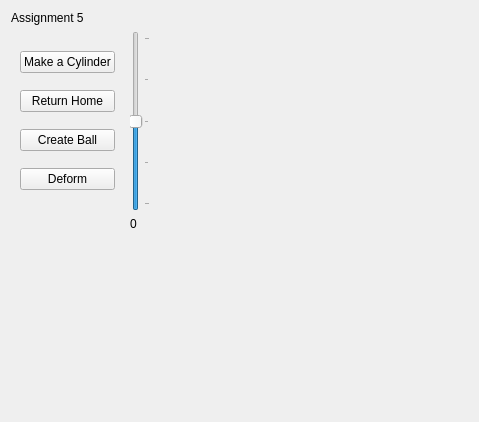
<?xml version="1.0" encoding="UTF-8"?>
<ui version="4.0">
 <class>Form</class>
 <widget class="QWidget" name="Form">
  <property name="geometry">
   <rect>
    <x>0</x>
    <y>0</y>
    <width>479</width>
    <height>422</height>
   </rect>
  </property>
  <property name="windowTitle">
   <string>Form</string>
  </property>
  <layout class="QGridLayout" name="gridLayout">
   <item row="1" column="3">
    <spacer name="horizontalSpacer">
     <property name="orientation">
      <enum>Qt::Horizontal</enum>
     </property>
     <property name="sizeHint" stdset="0">
      <size>
       <width>439</width>
       <height>20</height>
      </size>
     </property>
    </spacer>
   </item>
   <item row="1" column="0">
    <widget class="QWidget" name="controlsBox" native="true">
     <layout class="QVBoxLayout" name="verticalLayout">
      <item>
       <widget class="QPushButton" name="exampleBtn">
        <property name="text">
         <string>Make a Cylinder</string>
        </property>
       </widget>
      </item>
      <item>
       <widget class="QPushButton" name="homeBtn">
        <property name="text">
         <string>Return Home</string>
        </property>
       </widget>
      </item>
      <item>
       <widget class="QPushButton" name="createBallBtn">
        <property name="text">
         <string>Create Ball</string>
        </property>
       </widget>
      </item>
      <item>
       <widget class="QPushButton" name="deformBtn">
        <property name="text">
         <string>Deform</string>
        </property>
       </widget>
      </item>
     </layout>
    </widget>
   </item>
   <item row="0" column="0">
    <widget class="QLabel" name="label">
     <property name="text">
      <string>Assignment 5</string>
     </property>
    </widget>
   </item>
   <item row="4" column="1">
    <spacer name="verticalSpacer">
     <property name="orientation">
      <enum>Qt::Vertical</enum>
     </property>
     <property name="sizeHint" stdset="0">
      <size>
       <width>20</width>
       <height>40</height>
      </size>
     </property>
    </spacer>
   </item>
   <item row="1" column="1">
    <widget class="QSlider" name="deformerSlider">
     <property name="minimum">
      <number>-2</number>
     </property>
     <property name="maximum">
      <number>2</number>
     </property>
     <property name="pageStep">
      <number>1</number>
     </property>
     <property name="value">
      <number>0</number>
     </property>
     <property name="sliderPosition">
      <number>0</number>
     </property>
     <property name="orientation">
      <enum>Qt::Vertical</enum>
     </property>
     <property name="tickPosition">
      <enum>QSlider::TicksBelow</enum>
     </property>
    </widget>
   </item>
   <item row="2" column="1">
    <widget class="QLabel" name="label_2">
     <property name="text">
      <string>0</string>
     </property>
    </widget>
   </item>
  </layout>
 </widget>
 <resources/>
 <connections>
  <connection>
   <sender>deformerSlider</sender>
   <signal>valueChanged(int)</signal>
   <receiver>label_2</receiver>
   <slot>setNum(int)</slot>
   <hints>
    <hint type="sourcelabel">
     <x>145</x>
     <y>309</y>
    </hint>
    <hint type="destinationlabel">
     <x>24</x>
     <y>195</y>
    </hint>
   </hints>
  </connection>
 </connections>
</ui>
